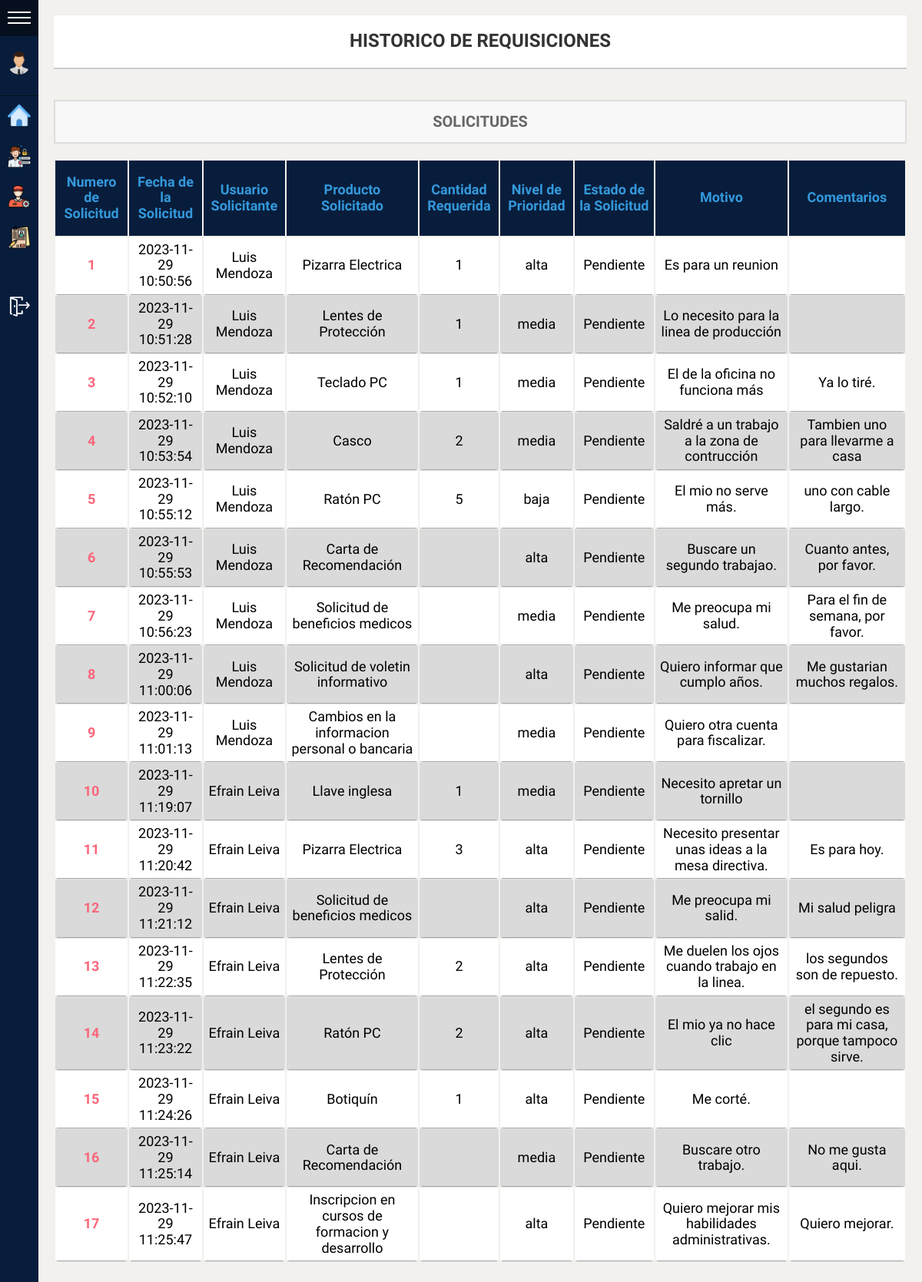
The page /View/Admin/solicitudes.php (signed in) on the database its author committed.
### tables this page shows
CREATE TABLE solicitudes (
    idSolicitud INT AUTO_INCREMENT PRIMARY KEY,
    fechaSolicitud DATETIME NOT NULL,
    estadoSolicitud VARCHAR(30) NOT NULL,
    justificacion VARCHAR (150) NOT NULL,
    comentario VARCHAR(250),
    comentarioDenegado  VARCHAR(250),
    cantidad INT,
    idSolicitudUser INT,
    idSolicitudProducto INT,
    idPrioridad INT,
    estadoEntrega varchar(20) not null,
    FOREIGN KEY (idPrioridad) REFERENCES prioridades (idPrioridad),
    FOREIGN KEY (idSolicitudUser) REFERENCES usuarios(user_id),
    FOREIGN KEY (idSolicitudProducto) REFERENCES productos(idProducto)
);

CREATE TABLE usuarios (
    user_id INT AUTO_INCREMENT PRIMARY KEY,
    first_name VARCHAR(30) NOT NULL,
    last_name VARCHAR(30) NOT NULL,
    email VARCHAR(50),
    password VARCHAR(20) NOT NULL, 
    numTel VARCHAR(15) NOT NULL UNIQUE,
    category INT,
    nickname VARCHAR (20) NOT NULL,
    status VARCHAR (20) DEFAULT "Pendiente",
    profile_pic VARCHAR(200),
    fechaRegistro DATETIME NOT NULL,
    cantidadTrabajosAsignados INT DEFAULT 0,
    idDepaUsuario INT,
    FOREIGN KEY (category) REFERENCES roles(idRol),
    FOREIGN KEY (idDepaUsuario) REFERENCES departamentos(idDepartamento)
);

CREATE TABLE productos (
    idProducto INT AUTO_INCREMENT PRIMARY KEY,
    nomProducto VARCHAR (60) NOT NULL,
    descripcion VARCHAR (250) NOT NULL,
    tipoEntrega varchar(20) not null,
    idCatProducto INT,
    idDepaProducto INT,
    idTipoProducto INT,
    FOREIGN KEY (idTipoProducto) REFERENCES tipoSolicitado(idTipo),
    FOREIGN KEY (idCatProducto) REFERENCES categorias(idCategoria),
    FOREIGN KEY (idDepaProducto) REFERENCES departamentos(idDepartamento)
);

CREATE TABLE prioridades (
    idPrioridad INT AUTO_INCREMENT PRIMARY KEY,
    nombre varchar(20)
);

### Data/conexionDB.php (called while the page is built, shortened)
<?php
class conexionDB{
    private $HOST = "";
    private $USER = "";
    private $PASS = "";
    private $DB = "";
    protected $connection;
    public function __construct(){
        $this->HOST="localhost";
        $this->USER="root";
        $this->PASS="";
        $this->DB="requests";
    }
    public function connect(){
        $this->connection = mysqli_connect($this->HOST, $this->USER, $this->PASS, $this->DB);
        if($this->connection){
            return true;
        }else{
            return false;
        }
    }
    public function execquery($query){
        $this->dataset = mysqli_query($this->connection,$query);
        if($this->dataset){
            return $this->dataset;
        }else{
            return 0;
        }
    }
}
?>

### View/Admin/Solicitud.php (called while the page is built, shortened)
<?php
include("../../Data/conexionDB.php");
class Solicitud extends conexionDB{
    public function getAllSolicitudesAsJson(){
        $result = $this->connect();
        if ($result){
            $dataset = $this->execquery("Select * from solicitudes");
            $data = array();
            while ($row = $dataset->fetch_assoc()) {
                $data[] = $row;
            }
            $json_data = json_encode($data, JSON_PRETTY_PRINT);
        } else {
            echo "No conecto";
            $json_data = "error";
        }
        return $json_data;
    }
    public function getNombreCompletoUsuario($user_id){
        $query = "SELECT * FROM usuarios WHERE user_id = $user_id";
        $result = $this->connect();
        if ($result) {
            $dataset = $this->execquery($query);
            $tupla  = mysqli_fetch_assoc($dataset);
            $nombre = $tupla['first_name'];
            $apellido =$tupla['last_name'];
            $nombreCompleto  = $nombre." ".$apellido;
        }
        else{
            $nombreCompleto = "error";
        }
        return $nombreCompleto;
    }
    public function getNombreProducto($producto){
        $query = "SELECT * from productos where idProducto = $producto";
        $result = $this->connect();
        if ($result) {
            $dataset = $this->execquery($query);
            if ($dataset !== null) {
                $count = mysqli_num_rows($dataset);
                if ($count == 1) {
                    $tupla = mysqli_fetch_assoc($dataset);
                    $nombre = $tupla['nomProducto'];
                }
            }
        }
        else{
            $nombre = "error";
        }
        return $nombre;
    }
    public function getNombrePrioridad($prioridad){
        $query = "SELECT * from prioridades WHERE idPrioridad =".$prioridad;
        $result = $this->connect();
        if ($result) {
            $dataset = $this->execquery($query);
            if ($dataset !== null) {
                $count = mysqli_num_rows($dataset);
                if ($count == 1) {
                    $tupla = mysqli_fetch_assoc($dataset);
                    $nombre = $tupla['nombre'];
                }
            }
        }
        else{
            $nombre = "error";
        }
        return $nombre;
    }
}
?>

### View/Admin/solicitudes.php (the view, shortened to what this page needs)
<!DOCTYPE html>
<html lang="en">
<head>
	<link rel="stylesheet" href="../../CSS/normalize.css">
	<link rel="stylesheet" href="../../CSS/sidemenu.css">
</head>
<body>
	<div id="sidemenu" class="menu-collapsed">
		<div id="header">
			<div id="menu-btn">
				<div class="btn-hamburger"></div>
				<div class="btn-hamburger"></div>
				<div class="btn-hamburger"></div>
			</div>
		</div>
		<div id="profile">
			<?php
			if (!isset($_SESSION['profile_pic'])) {
				echo '<div id="photo"><img src="../../img/profiles_pics/usuario.png" alt="Usuario"></div>';
			} else {
				echo '<div id="photo"><img src="../../img/profiles_pics/' . $_SESSION['profile_pic'] . '" alt="Usuario"></div>';
			}
			?>
		</div>
		<div id="menu-items">
			<div class="item">
				<a href="../indexAdmin.php">
					<div class="icon"><img src="../../img/homeImagen.png" alt=""></div>
				</a>
			</div>
			<div class="item">
				<a href="gestionUsuarios.php">
					<div class="icon"><img src="../../img/gestionUsuarioImagen.png" alt=""></div>
				</a>
			</div>
			<div class="item">
				<a href="controlTecnico.php">
					<div class="icon"><img src="../../img/controlTecnicoImagen.png" alt=""></div>
				</a>
			</div>
			<div class="item">
				<a href="solicitudes.php">
					<div class="icon"><img src="../../img/requisicionesImagen.png" alt=""></div>
				</a>
			</div>
			<div class="item">
				<a href="catalogo.php">
					<div class="icon"><img src="../../img/catalogo.png" alt=""></div>
				</a>
			</div>
			<div class="item">
				<a href="../../App/logout.php">
					<div class="icon"><img src="../../img/logout.png" alt=""></div>
				</a>
			</div>
		</div>
	</div>
	<main class="mainE">
		<div class="containerF">
			<h1>Historico de requisiciones</h1>
		</div>
		<?php
		include('Solicitud.php');
		$miobjeto = new Solicitud();
		$dataset = $miobjeto->getAllSolicitudesAsJson();
		?>
		<div class="containerH">
			<h2>Solicitudes</h2>
		</div>
		<table class="containerT">
			<thead>
				<tr>
					<th>
						<h1>Numero de Solicitud</h1>
					</th>
					<th>
						<h1>Fecha de la Solicitud</h1>
					</th>
					<th>
						<h1>Usuario Solicitante</h1>
					</th>
					<th>
						<h1>Producto Solicitado</h1>
					</th>
					<th>
						<h1>Cantidad Requerida</h1>
					</th>
					<th>
						<h1>Nivel de Prioridad</h1>
					</th>
					<th>
						<h1>Estado de la Solicitud</h1>
					</th>
					<th>
						<h1>Motivo</h1>
					</th>
					<th>
						<h1>Comentarios</h1>
					</th>
				</tr>
			</thead>
			<tbody>
				<?php
				$resultados = json_decode($dataset, true);
				if (!empty($resultados)) {
					foreach ($resultados as $tupla) {
				?>
						<tr>
							<td><?php echo $tupla['idSolicitud']; ?></td>
							<td><?php echo $tupla['fechaSolicitud']; ?></td>
							<td><?php echo $miobjeto->getNombreCompletoUsuario($tupla['idSolicitudUser']); ?></td>
							<td><?php echo $miobjeto->getNombreProducto($tupla['idSolicitudProducto']); ?></td>
							<td><?php echo $tupla['cantidad']; ?></td>
							<td><?php echo $miobjeto->getNombrePrioridad($tupla['idPrioridad']); ?></td>
							<td><?php echo $tupla['estadoSolicitud']; ?></td>
							<td><?php echo $tupla['justificacion']; ?></td>
							<td><?php echo $tupla['comentario']; ?></td>
						</tr>
				<?php
					}
				} else {
					echo "<tr><td colspan='9'>No hay solicitudes disponibles.</td></tr>";
				}
				?>
			</tbody>
		</table>
	</main>
</body>
</html>

### CSS/sidemenu.css (style rules this page uses)
:root { --width: 300px; --padding: 10px; --bgcolor: rgb(8, 29, 59); --hovercolor: rgb(5, 15, 29); --width-collapsed: 50px; --fuente: 'Libre Franklin', sans-serif; }
body { background-color: #f3f1ee; font-family: var(--fuente); font-size: 18px; padding: 0; margin: 0; margin-left: var(--width-collapsed); }
#sidemenu { background-color: var(--bgcolor); color: white; position: fixed; height: 100%; left: 0; top: 0; }
#sidemenu a { color: white; text-decoration: none; }
#sidemenu #header { box-sizing: border-box; border-bottom: solid 1px var(--hovercolor); }
#sidemenu #header #title, #sidemenu #header #menu-btn { vertical-align: middle; }
#sidemenu #header #menu-btn { display: inline-block; }
#sidemenu #header #menu-btn { cursor: pointer; padding: 10px; width: var(--width-collapsed); box-sizing: border-box; }
#sidemenu #header #menu-btn .btn-hamburger { background-color: #fff; width: 100%; height: 2px; margin: 5px 0; }
#sidemenu #profile { border-bottom: solid 1px var(--hovercolor); padding: var(--padding) 0; text-align: center; }
#sidemenu #profile #photo { box-sizing: border-box; padding: var(--padding); margin: 0 auto; }
#sidemenu #profile #photo img { border-radius: 50%; width: 60%; }
#sidemenu #profile #photo, #sidemenu #profile #name { font-size: 24px; padding: var(--padding) 0; overflow: hidden; }
#sidemenu #menu-items { overflow:hidden; }
#sidemenu #menu-items .item { width: var(--width); }
#sidemenu #menu-items .item .icon { display: inline-block; }
#sidemenu #menu-items .item .icon, #sidemenu #menu-items .item .title { font-size: 14px; vertical-align: middle; overflow: hidden; display: inline-block; }
#sidemenu #menu-items .item a { display: block; }
#sidemenu #menu-items .item .icon { box-sizing: border-box; padding: var(--padding); width: var(--width-collapsed); }
#sidemenu #menu-items .item .icon img { width: 100%; }
.menu-collapsed { width: var(--width-collapsed); }
.menu-collapsed .item { width: 100px; }

### rows shown on the page
solicitudes: idSolicitud "1", fechaSolicitud "2023-11-29 10:50:56", idSolicitudUser.last_name "Luis Mendoza", idSolicitudProducto.nomProducto "Pizarra Electrica", cantidad "1", idPrioridad.nombre "alta", estadoSolicitud "Pendiente", justificacion "Es para un reunion"
solicitudes: idSolicitud "2", fechaSolicitud "2023-11-29 10:51:28", idSolicitudUser.last_name "Luis Mendoza", idSolicitudProducto.nomProducto "Lentes de Protección", cantidad "1", idPrioridad.nombre "media", estadoSolicitud "Pendiente", justificacion "Lo necesito para la linea de producción"
solicitudes: idSolicitud "3", fechaSolicitud "2023-11-29 10:52:10", idSolicitudUser.last_name "Luis Mendoza", idSolicitudProducto.nomProducto "Teclado PC", cantidad "1", idPrioridad.nombre "media", estadoSolicitud "Pendiente", justificacion "El de la oficina no funciona más", comentario "Ya lo tiré."
solicitudes: idSolicitud "4", fechaSolicitud "2023-11-29 10:53:54", idSolicitudUser.last_name "Luis Mendoza", idSolicitudProducto.nomProducto "Casco", cantidad "2", idPrioridad.nombre "media", estadoSolicitud "Pendiente", justificacion "Saldré a un trabajo a la zona de contrucción", comentario "Tambien uno para llevarme a casa"
solicitudes: idSolicitud "5", fechaSolicitud "2023-11-29 10:55:12", idSolicitudUser.last_name "Luis Mendoza", idSolicitudProducto.nomProducto "Ratón PC", cantidad "5", idPrioridad.nombre "baja", estadoSolicitud "Pendiente", justificacion "El mio no serve más.", comentario "uno con cable largo."
solicitudes: idSolicitud "6", fechaSolicitud "2023-11-29 10:55:53", idSolicitudUser.last_name "Luis Mendoza", idSolicitudProducto.nomProducto "Carta de Recomendación", idPrioridad.nombre "alta", estadoSolicitud "Pendiente", justificacion "Buscare un segundo trabajao.", comentario "Cuanto antes, por favor."
solicitudes: idSolicitud "7", fechaSolicitud "2023-11-29 10:56:23", idSolicitudUser.last_name "Luis Mendoza", idSolicitudProducto.nomProducto "Solicitud de beneficios medicos", idPrioridad.nombre "media", estadoSolicitud "Pendiente", justificacion "Me preocupa mi salud.", comentario "Para el fin de semana, por favor."
solicitudes: idSolicitud "8", fechaSolicitud "2023-11-29 11:00:06", idSolicitudUser.last_name "Luis Mendoza", idSolicitudProducto.nomProducto "Solicitud de voletin informativo", idPrioridad.nombre "alta", estadoSolicitud "Pendiente", justificacion "Quiero informar que cumplo años.", comentario "Me gustarian muchos regalos."
solicitudes: idSolicitud "9", fechaSolicitud "2023-11-29 11:01:13", idSolicitudUser.last_name "Luis Mendoza", idSolicitudProducto.nomProducto "Cambios en la informacion personal o bancaria", idPrioridad.nombre "media", estadoSolicitud "Pendiente", justificacion "Quiero otra cuenta para fiscalizar."
solicitudes: idSolicitud "10", fechaSolicitud "2023-11-29 11:19:07", idSolicitudUser.last_name "Efrain Leiva", idSolicitudProducto.nomProducto "Llave inglesa", cantidad "1", idPrioridad.nombre "media", estadoSolicitud "Pendiente", justificacion "Necesito apretar un tornillo"
solicitudes: idSolicitud "11", fechaSolicitud "2023-11-29 11:20:42", idSolicitudUser.last_name "Efrain Leiva", idSolicitudProducto.nomProducto "Pizarra Electrica", cantidad "3", idPrioridad.nombre "alta", estadoSolicitud "Pendiente", justificacion "Necesito presentar unas ideas a la mesa directiva.", comentario "Es para hoy."
solicitudes: idSolicitud "12", fechaSolicitud "2023-11-29 11:21:12", idSolicitudUser.last_name "Efrain Leiva", idSolicitudProducto.nomProducto "Solicitud de beneficios medicos", idPrioridad.nombre "alta", estadoSolicitud "Pendiente", justificacion "Me preocupa mi salid.", comentario "Mi salud peligra"
solicitudes: idSolicitud "13", fechaSolicitud "2023-11-29 11:22:35", idSolicitudUser.last_name "Efrain Leiva", idSolicitudProducto.nomProducto "Lentes de Protección", cantidad "2", idPrioridad.nombre "alta", estadoSolicitud "Pendiente", justificacion "Me duelen los ojos cuando trabajo en la linea.", comentario "los segundos son de repuesto."
solicitudes: idSolicitud "14", fechaSolicitud "2023-11-29 11:23:22", idSolicitudUser.last_name "Efrain Leiva", idSolicitudProducto.nomProducto "Ratón PC", cantidad "2", idPrioridad.nombre "alta", estadoSolicitud "Pendiente", justificacion "El mio ya no hace clic", comentario "el segundo es para mi casa, porque tampoco sirve."
solicitudes: idSolicitud "15", fechaSolicitud "2023-11-29 11:24:26", idSolicitudUser.last_name "Efrain Leiva", idSolicitudProducto.nomProducto "Botiquín", cantidad "1", idPrioridad.nombre "alta", estadoSolicitud "Pendiente", justificacion "Me corté."
solicitudes: idSolicitud "16", fechaSolicitud "2023-11-29 11:25:14", idSolicitudUser.last_name "Efrain Leiva", idSolicitudProducto.nomProducto "Carta de Recomendación", idPrioridad.nombre "media", estadoSolicitud "Pendiente", justificacion "Buscare otro trabajo.", comentario "No me gusta aqui."
solicitudes: idSolicitud "17", fechaSolicitud "2023-11-29 11:25:47", idSolicitudUser.last_name "Efrain Leiva", idSolicitudProducto.nomProducto "Inscripcion en cursos de formacion y desarrollo", idPrioridad.nombre "alta", estadoSolicitud "Pendiente", justificacion "Quiero mejorar mis habilidades administrativas.", comentario "Quiero mejorar."
